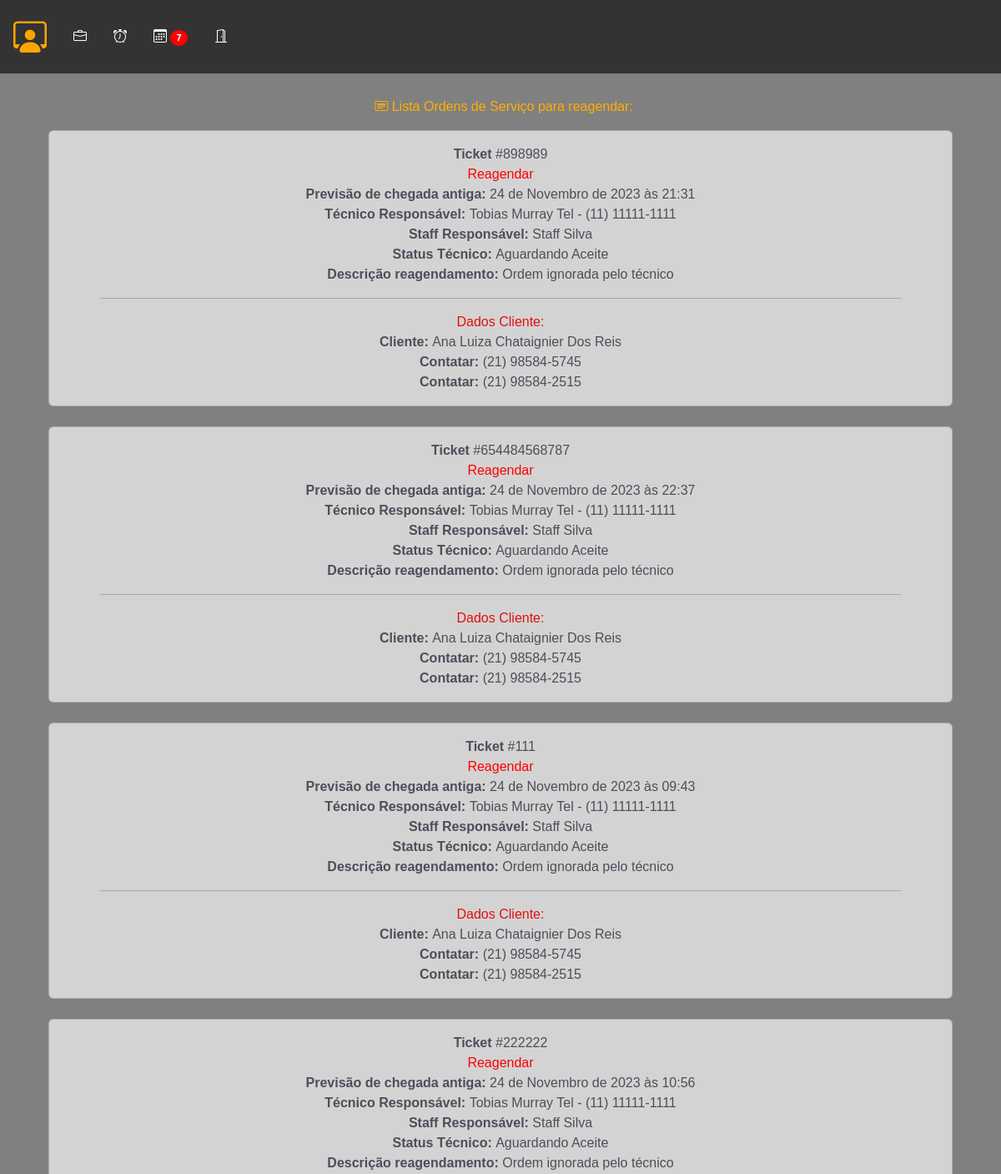
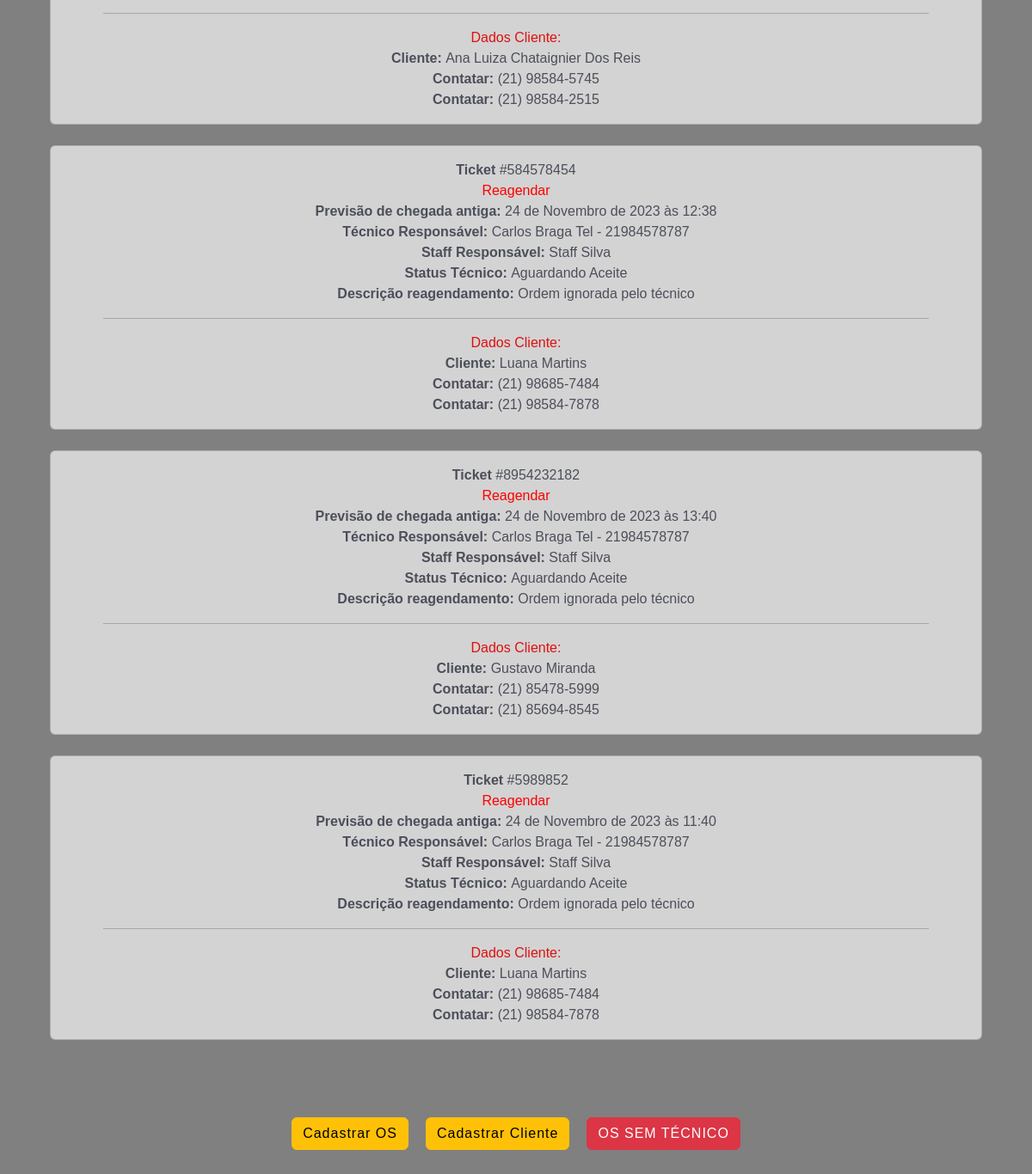
/staff/reagendar_staff/ (signed in), run on an earlier commit of the app's database (2 pictures, top to bottom).
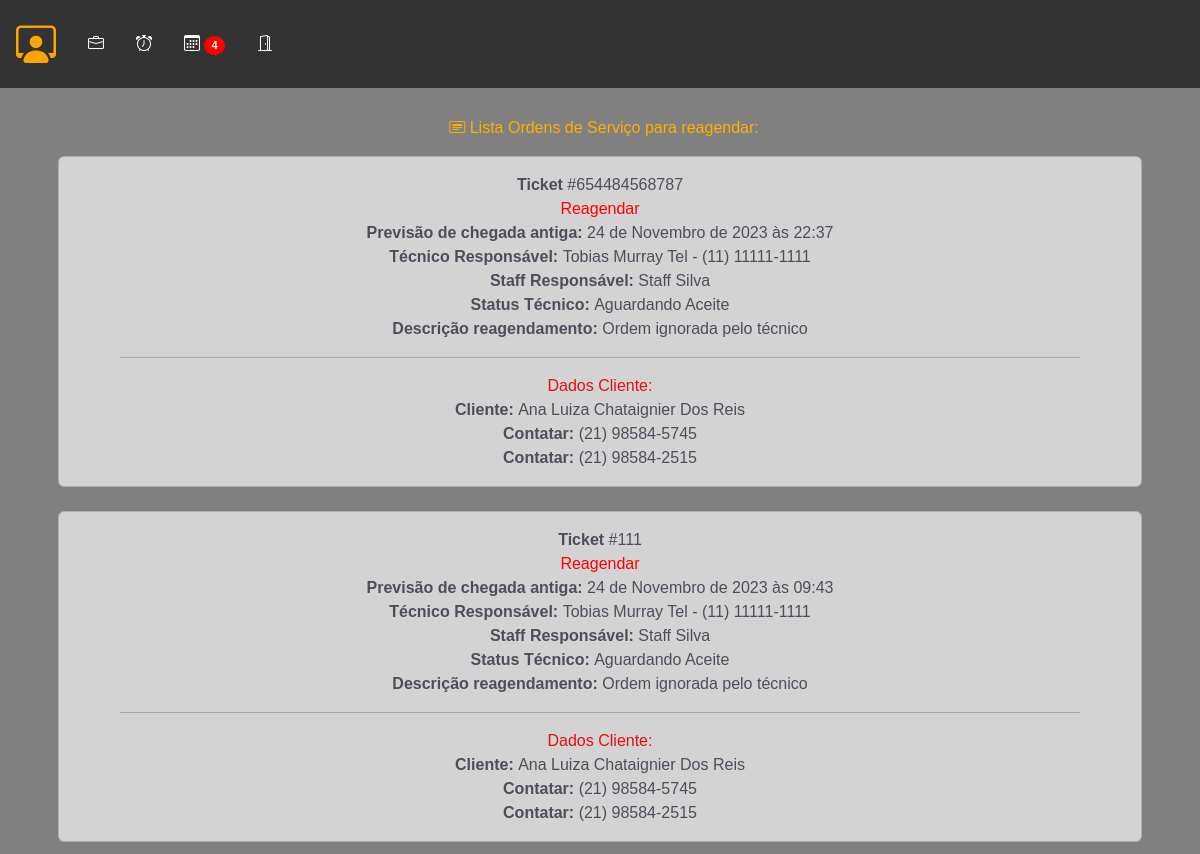
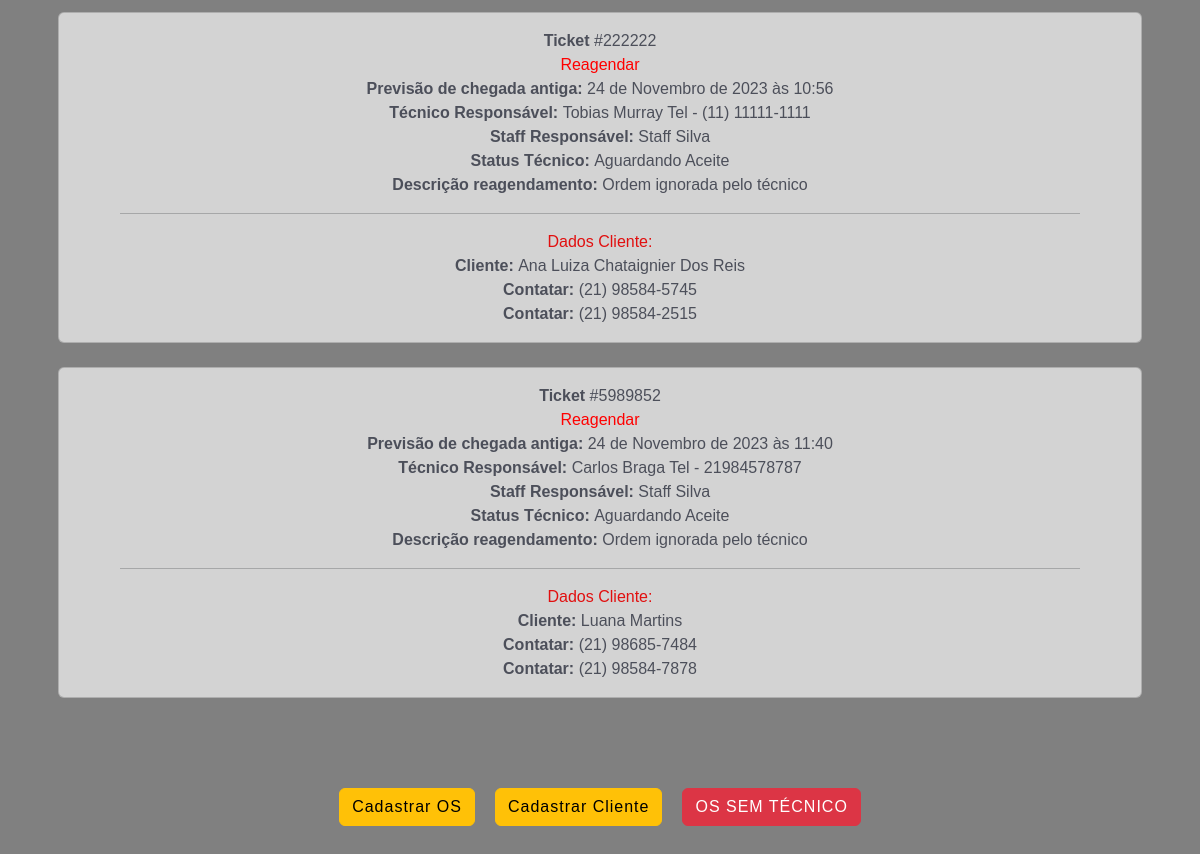
And on a later commit of the database (2 pictures, top to bottom).
### staff/models.py (models this page shows, shortened)
class OrdemDeServico(models.Model):
    ticket = models.CharField(max_length=200, unique=True)
    tecnico = models.ForeignKey(
        CustomUser,
        on_delete=models.CASCADE,
        related_name="ordens_técnico",
        null=True,
        default=None,
    )
    staff = models.ForeignKey(
        CustomUser, on_delete=models.CASCADE, related_name="ordens_staff"
    )
    descricao = models.TextField(max_length=600)
    previsao_chegada = models.DateTimeField(editable=True)
    previsao_execucao = models.DateTimeField(editable=True)
    material = models.CharField(max_length=100, validators=[MinLengthValidator(3)])
    equipamento = models.CharField(max_length=100, validators=[MinLengthValidator(3)])
    data_criacao = models.DateTimeField(auto_now_add=True)
    cliente = models.ForeignKey(Cliente, on_delete=models.CASCADE)
    endereco = models.ForeignKey(Endereco, on_delete=models.CASCADE)
    contrato = models.CharField(max_length=700, null=True, blank=True)
    atividade = models.CharField(max_length=50, choices=ACTIVITY_CHOICES)
    status_tecnico = models.CharField(max_length=50, choices=TECNICAL_CHOICES)
    status = models.CharField(
        max_length=10, choices=STATUS_CHOICES, default="Aguardando"
    )
    atraso_em_minutos = models.CharField(max_length=50, choices=ATRASO_CHOICES)
    atraso_descricao = models.TextField(max_length=400)
    descricao_reagendamento = models.TextField(max_length=400)
    vezes_reagendada = models.IntegerField(default=0)
    aceite = models.BooleanField(default=False)

class Cliente(models.Model):
    nome = models.CharField(max_length=50, validators=[MinLengthValidator(3)])
    rg = models.CharField(max_length=12, validators=[MinLengthValidator(3)])
    telefone1 = models.CharField(max_length=15, validators=[MinLengthValidator(3)])
    telefone2 = models.CharField(max_length=15, validators=[MinLengthValidator(3)])
    def __str__(self):
        return self.nome

### authentication/models.py (models this page shows, shortened)
class CustomUser(AbstractUser):
    telefone = models.CharField(max_length=15, null=False)
    endereco = models.ForeignKey(
        Endereco, on_delete=models.CASCADE, null=True, default=None
    )
    foto = models.ImageField(upload_to="img/perfil_user/", null=True, blank=True)
    email = models.EmailField(unique=True)

### staff/views.py (the view)
# urls.py: path("reagendar_staff/", views.reagendar_staff, name="reagendar_staff"),
@user_passes_test(is_staff)
def reagendar_staff(request):
    try:
        staff = request.user
        avisos = calcula_atraso_reagendamento(staff)
        ordens_reagendar = OrdemDeServico.objects.filter(
            staff=staff,
            status="Reagendar",
        )
        return render(
            request,
            "reagendar_staff.html",
            {
                "ordens_reagendar": ordens_reagendar,
                "staff": staff,
                **avisos,
            },
        )
    except Exception as e:
        return render(request, "error.html", {"error_message": str(e)})

### main/helpers.py (called while the page is built)
def is_staff(user):
    return user.groups.filter(name="Staff").exists()

### staff/helpers.py (called while the page is built)
def calcula_atraso_reagendamento(user):
    try:
        ordens_em_atraso = OrdemDeServico.objects.filter(
            staff=user,
            atraso_em_minutos__isnull=False,
            status__in=["Atenção", "Urgente", "Aguardando"],
            atraso_em_minutos__gt=0,
        )
        ordens_reagendar = OrdemDeServico.objects.filter(
            staff=user,
            status="Reagendar",
        )
        total_reagendar = len(ordens_reagendar)
        atrasos = len(ordens_em_atraso)
        return {"atrasos": atrasos, "total_reagendar": total_reagendar}
    except Exception as e:
        print(f"Erro ao calcular aviso: {e}")
        return {"atrasos": 0, "total_reagendar": 0}

### staff/templates/reagendar_staff.html (shortened to what this page needs)
{% extends "base_staff.html" %}
{%load static%}
{% block rest %}
<body>
    <br>
    <section id="lista_oc_scr">
        <div class="container">
            <div id="oc_lista">
                <label class="mt-1 mb-2 ms-2 font-medium color04 color-yellow"><i class="bi bi-bi bi-card-heading"></i> Lista Ordens de Serviço para reagendar:</label>
              <div class="tab-pane fade show active" id="pills-01" role="tabpanel" aria-labelledby="pills-home-tab" tabindex="0">
              {% if ordens_reagendar %}
                {% for ordem in ordens_reagendar %}
                <a href="{% url 'update_reagendar' ordem.id %}">
                <div class="card text-center mx-auto">
                    <div class="card-body">
                        <div class="row">
                            <div class="col-9 col-md-11 mx-auto" >
                                <div class="oc_l_nome font-medium color04"><b>Ticket</b> #{{ ordem.ticket }}</div>
                                <div class="oc_l_status font-medium {% if ordem.status == 'Urgente' %}color-red{% elif ordem.status == 'Atenção' %}color-yellow{% elif ordem.status == 'Aguardando' %}color-blue{% elif ordem.status == 'Concluído' %}color-green{% elif ordem.status == 'Reagendar' %}color-red{% endif %}">{{ ordem.status }}</div>
                                <div class="oc_l_data color04 font-dark"><b>Previsão de chegada antiga: </b>{{ ordem.previsao_chegada }}</div>
                                <div class="oc_l_data color04 font-dark"><b>Técnico Responsável: </b>{{ ordem.tecnico.first_name }} {{ ordem.tecnico.last_name }} Tel - {{ordem.tecnico.telefone}}</div>
                                <div class="oc_l_data color04 font-dark"><b>Staff Responsável: </b>{{ ordem.staff.first_name }} {{ ordem.staff.last_name }}</div>
                                <div class="oc_l_data color04 font-dark"><b>Status Técnico: </b>{{ ordem.status_tecnico }}</div>
                                <div class="oc_l_data color04 font-dark"><b>Descrição reagendamento: </b>{{ ordem.descricao_reagendamento}}</div>
                                <hr>
                                <div class="oc_l_nome font-medium color05">Dados Cliente:</div>
                                <div class="oc_l_data color04 font-dark"><b>Cliente: </b>{{ ordem.cliente }}</div>
                                <div class="oc_l_data color04 font-dark"><b>Contatar: </b>{{ ordem.cliente.telefone1 }}</div>
                                <div class="oc_l_data color04 font-dark"><b>Contatar: </b>{{ ordem.cliente.telefone2 }}</div>
                            </div>
                        </div>
                    </div>
                </div>
                <br>
            </a>
            {% endfor %}
            {% endif %}
              </div>
</body>
</html>
{% endblock %}

What changed in the data, as far as the page shows it:
no longer on this page (row edited): OrdemDeServico: ticket "898989", status "Reagendar", previsao_chegada "24 de Novembro de 2023 às 21:31", tecnico.first_name "Tobias", tecnico.last_name "Murray", tecnico.telefone "(11) 11111-1111", staff.first_name "Staff", staff.last_name "Silva", status_tecnico "Aguardando Aceite", descricao_reagendamento "Ordem ignorada pelo técnico", cliente "Ana Luiza Chataignier Dos Reis", cliente.telefone1 "(21) 98584-5745", cliente.telefone2 "(21) 98584-2515"
no longer on this page (row edited): OrdemDeServico: ticket "584578454", status "Reagendar", previsao_chegada "24 de Novembro de 2023 às 12:38", tecnico.first_name "Carlos", tecnico.last_name "Braga", tecnico.telefone "21984578787", staff.first_name "Staff", staff.last_name "Silva", status_tecnico "Aguardando Aceite", descricao_reagendamento "Ordem ignorada pelo técnico", cliente "Luana Martins", cliente.telefone1 "(21) 98685-7484", cliente.telefone2 "(21) 98584-7878"
no longer on this page (row edited): OrdemDeServico: ticket "8954232182", status "Reagendar", previsao_chegada "24 de Novembro de 2023 às 13:40", tecnico.first_name "Carlos", tecnico.last_name "Braga", tecnico.telefone "21984578787", staff.first_name "Staff", staff.last_name "Silva", status_tecnico "Aguardando Aceite", descricao_reagendamento "Ordem ignorada pelo técnico", cliente "Gustavo Miranda", cliente.telefone1 "(21) 85478-5999", cliente.telefone2 "(21) 85694-8545"
Also different on the page:
{{ total_reagendar }}: "7" → "4"
